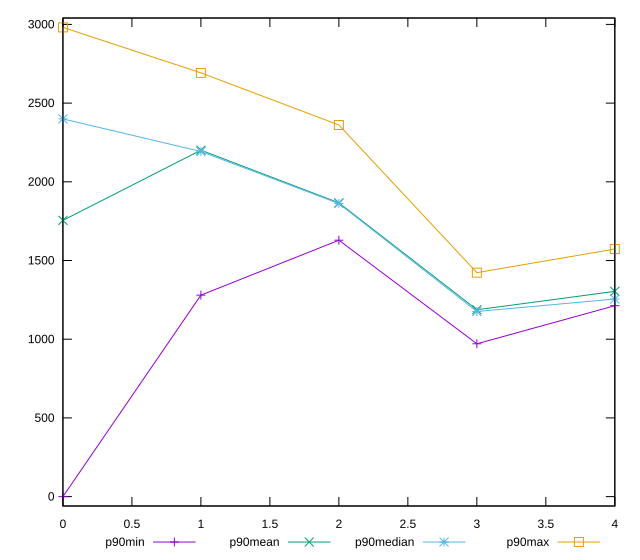

Source code (gnuplot):
reset

$p90Min <<EOF
0 0
1 1280
2 1629
3 971
4 1213
EOF

$p90Mean <<EOF
0 1755.063829787234
1 2201.021276595745
2 1866.212765957447
3 1187.3297872340424
4 1304.1702127659576
EOF

$p90Median <<EOF
0 2399.5
1 2192.5
2 1862
3 1176
4 1255.5
EOF

$p90Max <<EOF
0 2981
1 2692
2 2361
3 1423
4 1573
EOF

set key outside below
set xrange [0:4]
set yrange [-59.620000000000005:3040.62]
set trange [-59.620000000000005:3040.62]
set terminal svg size 640, 560 enhanced background rgb 'white'
set output "report_00015_2021-02-09T16-11-33.973Z/uses-rel-preload/progression/value.svg"

plot $p90Min title "p90min" with linespoints, \
     $p90Mean title "p90mean" with linespoints, \
     $p90Median title "p90median" with linespoints, \
     $p90Max title "p90max" with linespoints

reset
